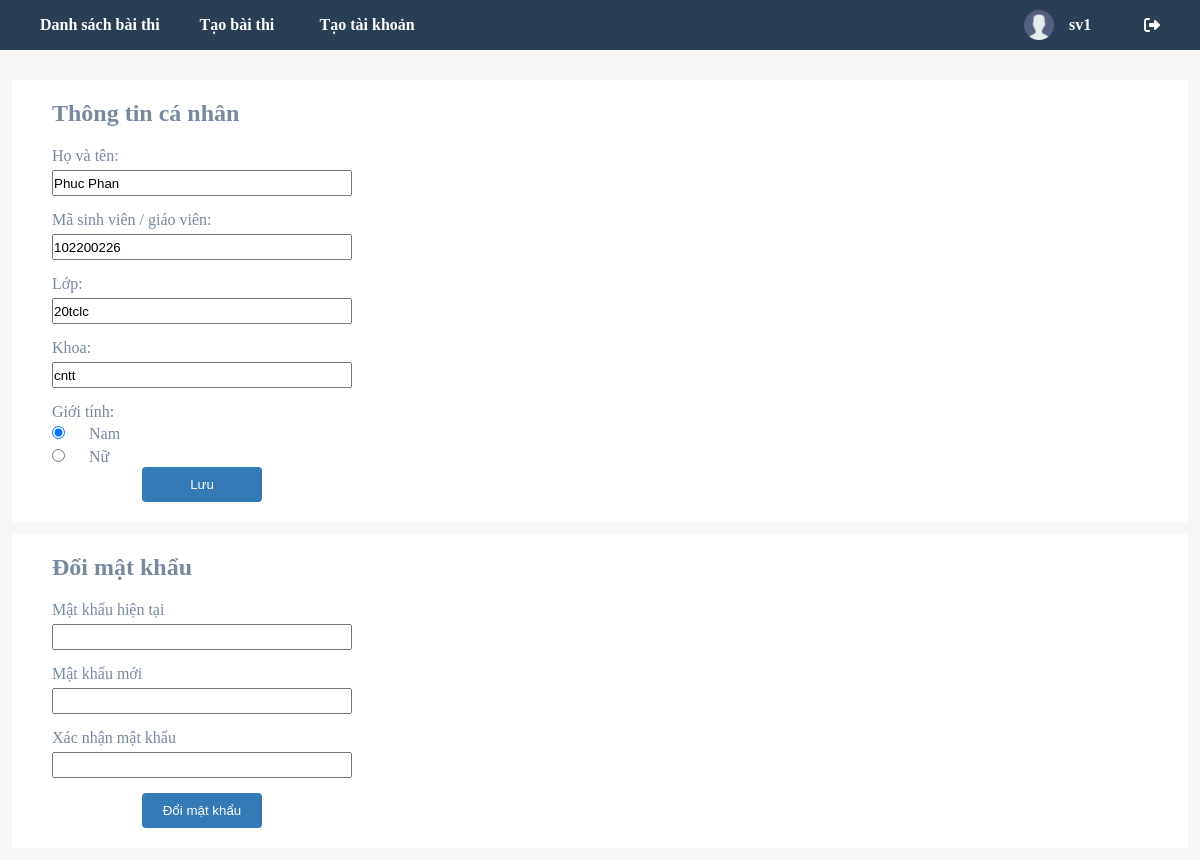
The app's page /personal-info/ (signed in) with its own data.
### online_exam_app/models.py (models this page shows)
class UserProfile(models.Model):
    User = models.OneToOneField(User, on_delete=models.CASCADE)
    Name = models.TextField(null=True)
    Gender = models.BooleanField(null=True)
    Code = models.CharField(max_length=9, null=True)
    Class = models.CharField(max_length=12, null=True)
    Faculty = models.TextField(null=True)
    Position = models.TextField(null=True)

### online_exam_app/views.py (the view, shortened to what this page needs)
# urls.py: path('personal-info/', views.PersonalInfoPageView.as_view(), name='personal_info'),
class PersonalInfoPageView(View):
    form_class = PersonalInfoForm
    template_name = 'personal_info.html'
    def get(self, request):
        err_msg = ''
        success_msg = ''
        if request.GET.get('err') == '1':
            err_msg = 'Xác nhận mật khẩu không khớp'
        elif request.GET.get('err') == '2':
            err_msg = 'Mật khẩu không chính xác'
        elif request.GET.get('success') == '1':
            success_msg = 'Cập nhật thông tin thành công'
        elif request.GET.get('success') == '2':
            success_msg = 'Đổi mật khẩu thành công'
        user = User.objects.get(username=request.session['username'])
        userprofile = UserProfile.objects.get(User=user)
        return render(request, self.template_name, {'personal_info_form': PersonalInfoForm(instance=userprofile), 'err_msg': err_msg, 'success_msg': success_msg})

### online_exam_app/forms.py
class PersonalInfoForm(forms.ModelForm):
    Code = forms.CharField(widget=forms.TextInput(attrs={'placeholder':'Mã sinh viên / giáo viên'}))
    Name = forms.CharField(widget=forms.TextInput(attrs={'placeholder':'Họ và tên'}))
    Class = forms.CharField(widget=forms.TextInput(attrs={'placeholder':'Lớp'}))
    Gender = forms.ChoiceField(widget=forms.RadioSelect(), choices=[(True, 'Nam'), (False, 'Nữ')])
    Faculty = forms.CharField(widget=forms.TextInput(attrs={'placeholder':'Khoa'}))
    Code.label = "Mã sinh viên / giáo viên"
    Name.label = "Họ và tên"
    Class.label = "Lớp"
    Faculty.label = "Khoa"
    Gender.label = "Giới tính"
    class Meta:
        model = UserProfile
        fields = ('Name', 'Code', 'Class', 'Faculty', 'Gender')

### online_exam_app/templates/personal_info.html (shortened to what this page needs)
{% load static %}
<!DOCTYPE html>
<html lang="en">
<head>
  <link href="{% static 'personal_info.css' %}" rel="stylesheet">
</head>
<body>
  {% include 'navbar.html' %}
  <div class="container">
    <div class="card">
      <h2>Thông tin cá nhân</h2>
      <form method="post" style="display:flex; flex-direction: column;">
        {{ personal_info_form }}
        <input type="submit" name="change-info-submit-btn" value="Lưu" class="submit-btn">
      </form>
    </div>
    <div class="card">
      <h2>Đổi mật khẩu</h2>
      <form method="post">
        <label for="current-password">Mật khẩu hiện tại</label>
        <br>
        <input type="password" id="current-password" name="current-password">
        <br>
        <label for="new-password">Mật khẩu mới</label>
        <br>
        <input type="password" id="new-password" name="new-password">
        <br>
        <label for="new-password2">Xác nhận mật khẩu</label>
        <br>
        <input type="password" id="new-password2" name="new-password2">
        <br>
        <input type="submit" value="Đổi mật khẩu" name="change-password-submit-btn" class="submit-btn">
      </form>
    </div>
  </div>
</body>
</html>

### online_exam_app/templates/navbar.html (shortened to what this page needs)
{% load static %}
<nav>
  {% if request.session.position == 'student' %}
  <div class="nav-group nav-left">
    <a href="/test-list" class="nav-item">Làm bài thi</a>
    <a href="/history" class="nav-item">Lịch Sử Làm Bài</a>
  </div>
  <div class="nav-group nav-right">
    <a href="/personal-info" class="nav-item"><img src="{% static './icon/149071.png' %}" class="nav-user-img">
      {{ request.session.name }}
    </a>
    <a href="/logout" class="nav-item nav-logout"><i class="fa-solid fa-right-from-bracket"></i></a>
  </div>
  {% else %}
  <div class="nav-group nav-left">
    <a href="/test-list" class="nav-item">Danh sách bài thi</a>
    <a href="/create-test" class="nav-item">Tạo bài thi</a>
    <a href="/create-account/" class="nav-item">Tạo tài khoản</a>
  </div>
  <div class="nav-group nav-right">
    <a href="/personal-info" class="nav-item"><img src="{% static './icon/149071.png' %}" class="nav-user-img">
      {{ request.session.name }}
    </a>
    <a href="/logout" class="nav-item nav-logout"><i class="fa-solid fa-right-from-bracket"></i></a>
  </div>
  {% endif %}
</nav>

### online_exam_app/static/personal_info.css (style rules this page uses)
* { padding: 0; margin: 0; box-sizing: border-box; text-decoration: none; outline: none; }
:root { --bg-color: #f7f7f7; --card-bg-color: white; --text-color: #78899F; --btn-color: #337AB7; --btn-color-hover: #286090; }
html { font-size: 16px; }
body { width: 100%; height: 100vh; background-color: var(--bg-color); color: var(--text-color); overflow-x: hidden; }
.container { width: 100%; display: flex; flex-direction: column; align-items: center; margin-top: 30px; }
.card { width: 98%; margin-bottom: calc((2vw) / 2); background-color: var(--card-bg-color); padding: 20px 40px; }
h2 { margin-bottom: 20px; }
input[type="text"], input[type="password"] { height: 26px; width: 300px; margin-bottom: 15px; margin-top: 5px; }
input[type="radio"] { margin: 5px 20px 5px 0; }
.submit-btn { margin-left: calc(150px - 120px/2); padding: 0 10px; color: white; background-color: var(--btn-color); border: none; border-radius: 4px; cursor: pointer; width: 120px; height: 35px; }

### online_exam_app/templates/navbar.html (style rules this page uses)
* { box-sizing: border-box; }
body { padding: 0; margin: 0; box-sizing: border-box; text-decoration: none; outline: none; }
nav { display: flex; //align-items: center; width: 100%; background-color: #2A3F54; padding: 0 20px; }
.nav-group { display: flex; }
.nav-item { text-align: center; padding: 10px 20px; color: white; text-decoration: none; min-width: 120px; font-weight: bold; //height: 100%; display: flex; align-items: center; }
.nav-right { margin-left: auto; }
.nav-user-img { width: 30px; height: 30px; margin-right: 15px; }
.nav-logout { min-width: 50px; margin: 0; }

### records on screen
UserProfile: Name "Phuc Phan", Code "102200226", Class "20tclc", Faculty "cntt", Gender "☑ Nam ☐ Nữ"

### other values on screen
{{ request.session.name }} "sv1"
